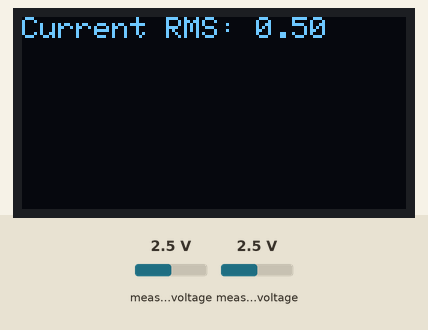
Simulated run of this sketch. Board: ESP32. Shown: 128×64 one-colour display. The test bench sets the inputs (shaded band); at power-on: measured voltage 2.5 V. What the sketch prints to the serial monitor is not drawn.

Above: at 1.2 s.
1.3 s: measured voltage (sensor 200) set to 0.1 V
At 2.3 s:
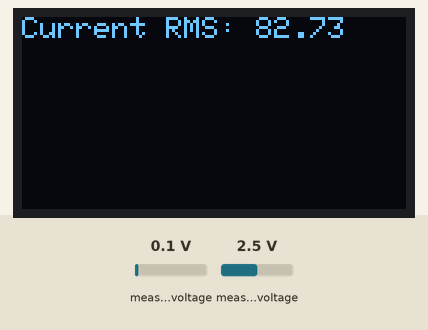
At 3.0 s:
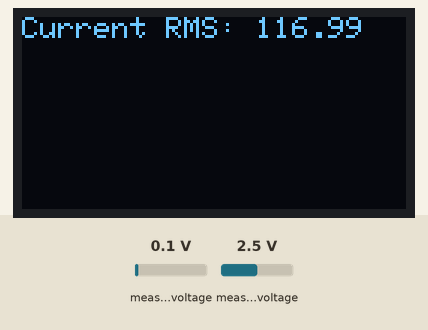
Timing chart, 0 to 4.5 s (numbered marks = the images above; inputs shaded):
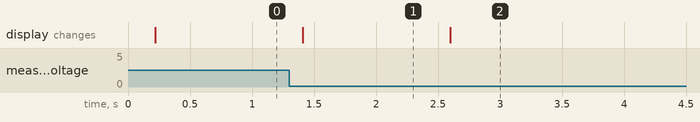

Measured:
- after the input at 1.3 s, the display: changes after 0.11 s (image 1)
- what the display in image 1 shows lasts 1.2 s, from 1.4 s to 2.6 s

The sketch:

Ronstan_Current_Clamp_Sensor_Test.ino
```cpp
#include <Wire.h>
#include <Adafruit_ADS1X15.h>
#include <Adafruit_SSD1306.h>
#include <SPI.h>
#include <MFRC522.h>
//---- Website ----
#include <HTTPClient.h>
#include <WiFi.h>
#include <WiFiMulti.h>

HTTPClient http;
String Link, LinkTiming, Mode, Status, payload;
int httpCode;

WiFiMulti wifiMulti;

bool arcTimeoutHandled = false;

#define RST_PIN         22          // Configurable, see typical pin layout above
#define SS_PIN          21         // Configurable, see typical pin layout above
#define SCREEN_WIDTH 128
#define SCREEN_HEIGHT 64
#define I2C_SDA 16 // ganti sesukamu
#define I2C_SCL 17 // ganti sesukamu
#define OLED_ADDR 0x3C
Adafruit_SSD1306 display(128, 64, &Wire, -1);

MFRC522 rfid(SS_PIN, RST_PIN);   // Create MFRC522 instance

#define ADC_ADDRESS     (0x48)      // ADC I2C Address
Adafruit_ADS1115 ads;

bool arcDetected = false;
bool uidRead = false;
String uid = "RONSTAN-1";
String weldID;
String currentTime;
unsigned long arcInitiatedTime = 0;
bool arcInitiated = false;

float sumCurrentDC = 0;
int counterCurrentDC = 0;
bool initializationDone = false;

float averageCurrentDC = 0.0;  // Variable to store the average currentDC during arc-on period

const char *ssid1 = "Orbit 1";
const char *password1 = "2468g0a7";
const char *host1 = "ronstan.sparcmonitoring.com";

const char *ssid2 = "MetronARC Technology";
const char *password2 = "2468g0a7A7B7*";
const char *host2 = "ronstan.sparcmonitoring.com";

const char *ssid3 = "ico";
const char *password3 = "19403054";
const char* host3 = "ronstan.sparcmonitoring.com";

const char* host = "";
String machineID = "RONSTAN-1";
byte statusKoneksi;

int area = 1;

const float FACTOR = 50; //50A/1V from teh CT
const float multiplier = 0.0000394;
float currentRMS = 0.0, previousCurrentRMS = -1.0;  // Initialize previousCurrentRMS to an impossible value

long millisSebelum;
byte detik, menit, jam;
String detikS, menitS, jamS, jmdS;
byte statusWaktu;
String statusT;

unsigned long previousMillis = 0;
const int period = 1;

const float ESPVCC = 3.3; // Voltage of your Arduino
const unsigned long VALUE_R1 = 99900;
const unsigned long VALUE_R2 = 3280;
const double VOLTAGE_SOURCE = 103.8;
const int ANALOG_PIN = 34;
const int INPUT_RESOLUTION = 4096;
const float AVERAGE_OF = 500;

int analogValue;
int voltageMillivolts;
float voltage;
float calibration;
float voltageAverage;

unsigned long previousCheckTimeMillis = 0;
const unsigned long checkTimeInterval = 60000; // 10 seconds in milliseconds

bool buttonPressed = false;
unsigned long pressStartTime = 0;
const unsigned long pressDuration = 5000; // 5 seconds in milliseconds

bool shiftDoneHandled = false;

void displayCurrentRMS(float current) {
  display.clearDisplay();
  display.setTextSize(1);
  display.setTextColor(SSD1306_WHITE);
  display.setCursor(0, 0);
  display.print("Current RMS: ");
  display.print(current, 2); // Print float with 2 decimal places
  display.display();
}

float getCurrent() {
  float voltage;
  float current;
  float sum = 0;
  int counter = 0;

  for (int i = 0; i < 10; i++) { //take 10 samples
    voltage = ads.readADC_Differential_0_1() * multiplier;
    current = voltage * FACTOR;

    // Apply adjusted calibration equation
    current = 2.0 * current - 0.5;

    sum += sq(current);
    counter++;
  }

  current = sqrt(sum / counter);
  return current;
}

void syaratTiming() {
  currentRMS = getCurrent();

  Serial.print("Current RMS: ");
  Serial.println(currentRMS, 2); // Print float with 2 decimal places

  if (currentRMS != previousCurrentRMS) {
    displayCurrentRMS(currentRMS);
    previousCurrentRMS = currentRMS;
  }
}

void setup() {
  Serial.begin(115200);
  Wire.begin(I2C_SDA, I2C_SCL);

  if (!display.begin(SSD1306_SWITCHCAPVCC, OLED_ADDR)) {
    Serial.println(F("SSD1306 allocation failed"));
    for (;;);
  }

  ads.setGain(GAIN_FOUR);      // +/- 1.024V 1bit = 0.5mV
  ads.begin();
}

void loop() {
  syaratTiming();
  delay(1000);
}
```
